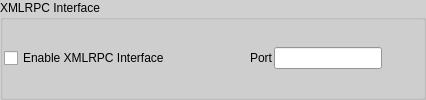
    <widget class="QGroupBox" name="groupBox_3">
     <property name="palette">
      <palette>
       <active>
        <colorrole role="WindowText">
         <brush brushstyle="SolidPattern">
          <color alpha="255">
           <red>0</red>
           <green>0</green>
           <blue>0</blue>
          </color>
         </brush>
        </colorrole>
        <colorrole role="Button">
         <brush brushstyle="SolidPattern">
          <color alpha="255">
           <red>208</red>
           <green>208</green>
           <blue>208</blue>
          </color>
         </brush>
        </colorrole>
        <colorrole role="Light">
         <brush brushstyle="SolidPattern">
          <color alpha="255">
           <red>255</red>
           <green>255</green>
           <blue>255</blue>
          </color>
         </brush>
        </colorrole>
        <colorrole role="Midlight">
         <brush brushstyle="SolidPattern">
          <color alpha="255">
           <red>231</red>
           <green>231</green>
           <blue>231</blue>
          </color>
         </brush>
        </colorrole>
        <colorrole role="Dark">
         <brush brushstyle="SolidPattern">
          <color alpha="255">
           <red>104</red>
           <green>104</green>
           <blue>104</blue>
          </color>
         </brush>
        </colorrole>
        <colorrole role="Mid">
         <brush brushstyle="SolidPattern">
          <color alpha="255">
           <red>139</red>
           <green>139</green>
           <blue>139</blue>
          </color>
         </brush>
        </colorrole>
        <colorrole role="Text">
         <brush brushstyle="SolidPattern">
          <color alpha="255">
           <red>0</red>
           <green>0</green>
           <blue>0</blue>
          </color>
         </brush>
        </colorrole>
        <colorrole role="BrightText">
         <brush brushstyle="SolidPattern">
          <color alpha="255">
           <red>255</red>
           <green>255</green>
           <blue>255</blue>
          </color>
         </brush>
        </colorrole>
        <colorrole role="ButtonText">
         <brush brushstyle="SolidPattern">
          <color alpha="255">
           <red>0</red>
           <green>0</green>
           <blue>0</blue>
          </color>
         </brush>
        </colorrole>
        <colorrole role="Base">
         <brush brushstyle="SolidPattern">
          <color alpha="255">
           <red>255</red>
           <green>255</green>
           <blue>255</blue>
          </color>
         </brush>
        </colorrole>
        <colorrole role="Window">
         <brush brushstyle="SolidPattern">
          <color alpha="255">
           <red>208</red>
           <green>208</green>
           <blue>208</blue>
          </color>
         </brush>
        </colorrole>
        <colorrole role="Shadow">
         <brush brushstyle="SolidPattern">
          <color alpha="255">
           <red>0</red>
           <green>0</green>
           <blue>0</blue>
          </color>
         </brush>
        </colorrole>
        <colorrole role="AlternateBase">
         <brush brushstyle="SolidPattern">
          <color alpha="255">
           <red>231</red>
           <green>231</green>
           <blue>231</blue>
          </color>
         </brush>
        </colorrole>
        <colorrole role="ToolTipBase">
         <brush brushstyle="SolidPattern">
          <color alpha="255">
           <red>255</red>
           <green>255</green>
           <blue>220</blue>
          </color>
         </brush>
        </colorrole>
        <colorrole role="ToolTipText">
         <brush brushstyle="SolidPattern">
          <color alpha="255">
           <red>0</red>
           <green>0</green>
           <blue>0</blue>
          </color>
         </brush>
        </colorrole>
       </active>
       <inactive>
        <colorrole role="WindowText">
         <brush brushstyle="SolidPattern">
          <color alpha="255">
           <red>0</red>
           <green>0</green>
           <blue>0</blue>
          </color>
         </brush>
        </colorrole>
        <colorrole role="Button">
         <brush brushstyle="SolidPattern">
          <color alpha="255">
           <red>208</red>
           <green>208</green>
           <blue>208</blue>
          </color>
         </brush>
        </colorrole>
        <colorrole role="Light">
         <brush brushstyle="SolidPattern">
          <color alpha="255">
           <red>255</red>
           <green>255</green>
           <blue>255</blue>
          </color>
         </brush>
        </colorrole>
        <colorrole role="Midlight">
         <brush brushstyle="SolidPattern">
          <color alpha="255">
           <red>231</red>
           <green>231</green>
           <blue>231</blue>
          </color>
         </brush>
        </colorrole>
        <colorrole role="Dark">
         <brush brushstyle="SolidPattern">
          <color alpha="255">
           <red>104</red>
           <green>104</green>
           <blue>104</blue>
          </color>
         </brush>
        </colorrole>
        <colorrole role="Mid">
         <brush brushstyle="SolidPattern">
          <color alpha="255">
           <red>139</red>
           <green>139</green>
           <blue>139</blue>
          </color>
         </brush>
        </colorrole>
        <colorrole role="Text">
         <brush brushstyle="SolidPattern">
          <color alpha="255">
           <red>0</red>
           <green>0</green>
           <blue>0</blue>
          </color>
         </brush>
        </colorrole>
        <colorrole role="BrightText">
         <brush brushstyle="SolidPattern">
          <color alpha="255">
           <red>255</red>
           <green>255</green>
           <blue>255</blue>
          </color>
         </brush>
        </colorrole>
        <colorrole role="ButtonText">
         <brush brushstyle="SolidPattern">
          <color alpha="255">
           <red>0</red>
           <green>0</green>
           <blue>0</blue>
          </color>
         </brush>
        </colorrole>
        <colorrole role="Base">
         <brush brushstyle="SolidPattern">
          <color alpha="255">
           <red>255</red>
           <green>255</green>
           <blue>255</blue>
          </color>
         </brush>
        </colorrole>
        <colorrole role="Window">
         <brush brushstyle="SolidPattern">
          <color alpha="255">
           <red>208</red>
           <green>208</green>
           <blue>208</blue>
          </color>
         </brush>
        </colorrole>
        <colorrole role="Shadow">
         <brush brushstyle="SolidPattern">
          <color alpha="255">
           <red>0</red>
           <green>0</green>
           <blue>0</blue>
          </color>
         </brush>
        </colorrole>
        <colorrole role="AlternateBase">
         <brush brushstyle="SolidPattern">
          <color alpha="255">
           <red>231</red>
           <green>231</green>
           <blue>231</blue>
          </color>
         </brush>
        </colorrole>
        <colorrole role="ToolTipBase">
         <brush brushstyle="SolidPattern">
          <color alpha="255">
           <red>255</red>
           <green>255</green>
           <blue>220</blue>
          </color>
         </brush>
        </colorrole>
        <colorrole role="ToolTipText">
         <brush brushstyle="SolidPattern">
          <color alpha="255">
           <red>0</red>
           <green>0</green>
           <blue>0</blue>
          </color>
         </brush>
        </colorrole>
       </inactive>
       <disabled>
        <colorrole role="WindowText">
         <brush brushstyle="SolidPattern">
          <color alpha="255">
           <red>104</red>
           <green>104</green>
           <blue>104</blue>
          </color>
         </brush>
        </colorrole>
        <colorrole role="Button">
         <brush brushstyle="SolidPattern">
          <color alpha="255">
           <red>208</red>
           <green>208</green>
           <blue>208</blue>
          </color>
         </brush>
        </colorrole>
        <colorrole role="Light">
         <brush brushstyle="SolidPattern">
          <color alpha="255">
           <red>255</red>
           <green>255</green>
           <blue>255</blue>
          </color>
         </brush>
        </colorrole>
        <colorrole role="Midlight">
         <brush brushstyle="SolidPattern">
          <color alpha="255">
           <red>231</red>
           <green>231</green>
           <blue>231</blue>
          </color>
         </brush>
        </colorrole>
        <colorrole role="Dark">
         <brush brushstyle="SolidPattern">
          <color alpha="255">
           <red>104</red>
           <green>104</green>
           <blue>104</blue>
          </color>
         </brush>
        </colorrole>
        <colorrole role="Mid">
         <brush brushstyle="SolidPattern">
          <color alpha="255">
           <red>139</red>
           <green>139</green>
           <blue>139</blue>
          </color>
         </brush>
        </colorrole>
        <colorrole role="Text">
         <brush brushstyle="SolidPattern">
          <color alpha="255">
           <red>104</red>
           <green>104</green>
           <blue>104</blue>
          </color>
         </brush>
        </colorrole>
        <colorrole role="BrightText">
         <brush brushstyle="SolidPattern">
          <color alpha="255">
           <red>255</red>
           <green>255</green>
           <blue>255</blue>
          </color>
         </brush>
        </colorrole>
        <colorrole role="ButtonText">
         <brush brushstyle="SolidPattern">
          <color alpha="255">
           <red>104</red>
           <green>104</green>
           <blue>104</blue>
          </color>
         </brush>
        </colorrole>
        <colorrole role="Base">
         <brush brushstyle="SolidPattern">
          <color alpha="255">
           <red>208</red>
           <green>208</green>
           <blue>208</blue>
          </color>
         </brush>
        </colorrole>
        <colorrole role="Window">
         <brush brushstyle="SolidPattern">
          <color alpha="255">
           <red>208</red>
           <green>208</green>
           <blue>208</blue>
          </color>
         </brush>
        </colorrole>
        <colorrole role="Shadow">
         <brush brushstyle="SolidPattern">
          <color alpha="255">
           <red>0</red>
           <green>0</green>
           <blue>0</blue>
          </color>
         </brush>
        </colorrole>
        <colorrole role="AlternateBase">
         <brush brushstyle="SolidPattern">
          <color alpha="255">
           <red>208</red>
           <green>208</green>
           <blue>208</blue>
          </color>
         </brush>
        </colorrole>
        <colorrole role="ToolTipBase">
         <brush brushstyle="SolidPattern">
          <color alpha="255">
           <red>255</red>
           <green>255</green>
           <blue>220</blue>
          </color>
         </brush>
        </colorrole>
        <colorrole role="ToolTipText">
         <brush brushstyle="SolidPattern">
          <color alpha="255">
           <red>0</red>
           <green>0</green>
           <blue>0</blue>
          </color>
         </brush>
        </colorrole>
       </disabled>
      </palette>
     </property>
     <property name="autoFillBackground">
      <bool>true</bool>
     </property>
     <property name="title">
      <string>XMLRPC Interface</string>
     </property>
     <layout class="QVBoxLayout" name="verticalLayout_4">
      <property name="spacing">
       <number>2</number>
      </property>
      <property name="margin">
       <number>1</number>
      </property>
      <item>
       <layout class="QHBoxLayout" name="horizontalLayout_13">
        <item>
         <widget class="QCheckBox" name="enableXMLRPCCheckBox">
          <property name="text">
           <string>Enable XMLRPC Interface</string>
          </property>
         </widget>
        </item>
        <item>
         <spacer name="horizontalSpacer_14">
          <property name="orientation">
           <enum>Qt::Horizontal</enum>
          </property>
          <property name="sizeHint" stdset="0">
           <size>
            <width>40</width>
            <height>20</height>
           </size>
          </property>
         </spacer>
        </item>
        <item>
         <widget class="QLabel" name="serialInterfaceTextLabel_5">
          <property name="minimumSize">
           <size>
            <width>60</width>
            <height>0</height>
           </size>
          </property>
          <property name="text">
           <string>Port</string>
          </property>
          <property name="alignment">
           <set>Qt::AlignRight|Qt::AlignTrailing|Qt::AlignVCenter</set>
          </property>
          <property name="wordWrap">
           <bool>false</bool>
          </property>
         </widget>
        </item>
        <item>
         <widget class="QLineEdit" name="XMLRPCPortLineEdit">
          <property name="sizePolicy">
           <sizepolicy hsizetype="Preferred" vsizetype="Fixed">
            <horstretch>0</horstretch>
            <verstretch>0</verstretch>
           </sizepolicy>
          </property>
         </widget>
        </item>
        <item>
         <spacer name="horizontalSpacer_5">
          <property name="orientation">
           <enum>Qt::Horizontal</enum>
          </property>
          <property name="sizeHint" stdset="0">
           <size>
            <width>40</width>
            <height>20</height>
           </size>
          </property>
         </spacer>
        </item>
       </layout>
      </item>
     </layout>
    </widget>
